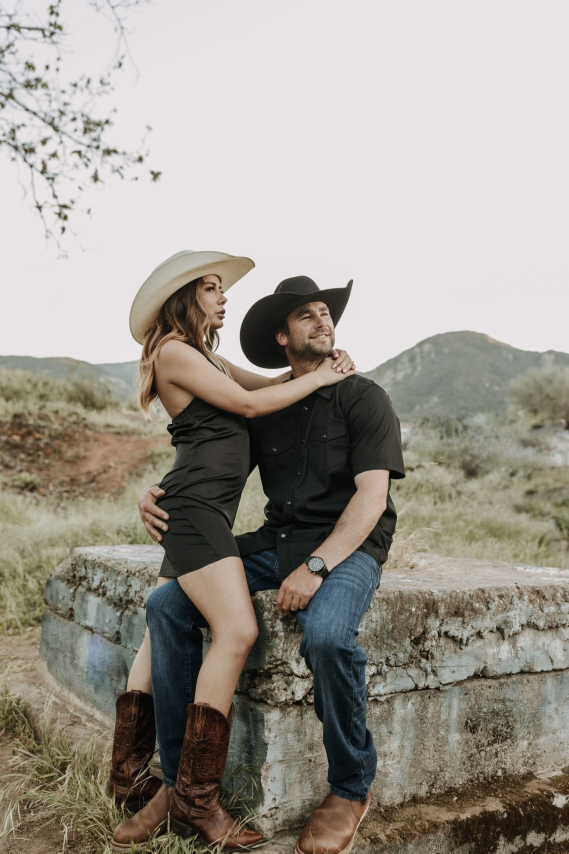
#> input picture backend/compose-engine/test-data/0C1A6965-scaled.jpg, 1707 x 2560 px (shown at 1/3 size); its folder holds only this picture in this run
$ python -i gpu_effects.py   (imports and definitions only)
#> lines starting #> are read from the running program, lines starting #| are printed output that depends on the picture
"""
GPU-Accelerated Effects for Slideshow V2.

Uses CuPy for GPU-accelerated image processing when available,
with NumPy fallback for CPU-only environments.

Effects include:
- Color grading
- Vignette
- Film grain
- Beat flash
- Glow/bloom
- Motion blur
"""

import logging
from typing import Optional, Tuple, Dict, Any, List
import numpy as np
from functools import lru_cache

logger = logging.getLogger(__name__)

# Try to import CuPy for GPU acceleration
# [8 lines not run here, left out]


def get_array_module():
    """Get the appropriate array module (cupy or numpy)."""
    return cp if GPU_AVAILABLE else np


# [12 lines left out: functions to_gpu, to_cpu, not called in this run]


class GPUEffects:
    """
    GPU-accelerated visual effects processor.

    Automatically uses GPU if available, falls back to CPU otherwise.
    All methods accept numpy arrays and return numpy arrays.
    """

    def __init__(self):
        self.xp = get_array_module()
        self._vignette_cache: Dict[Tuple[int, int, float], Any] = {}
        self._grain_seed = 42

    # =========================================================================
    # Color Grading
    # =========================================================================

    # [460 lines left out: functions apply_color_grade, _grade_vibrant, _grade_cinematic, _grade_moody, _grade_bright, _grade_warm and 15 more, not called in this run]


# Global instance
_gpu_effects: Optional[GPUEffects] = None


# [6 lines left out: function get_gpu_effects, not called in this run]

>>> import cv2
>>> picture = cv2.imread('../../../test-data/0C1A6965-scaled.jpg', cv2.IMREAD_GRAYSCALE)
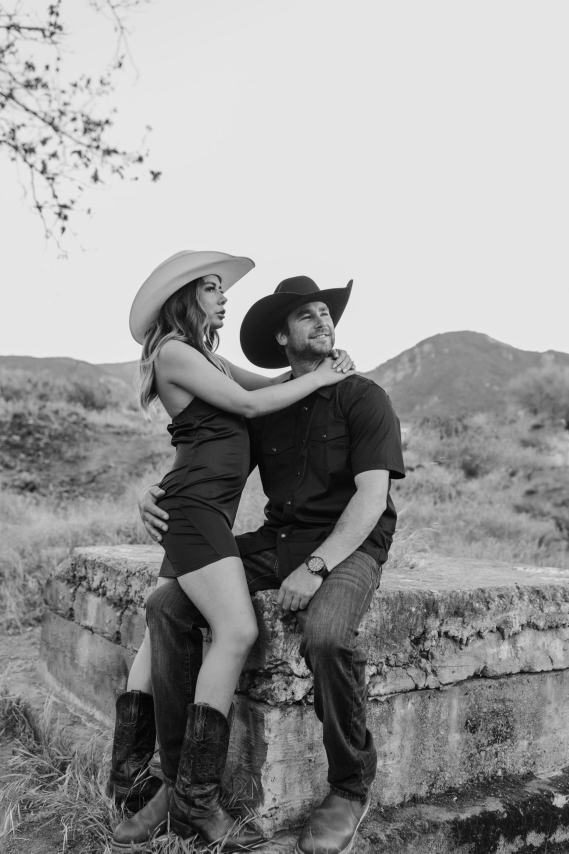
#> picture: shape (2560, 1707) (shown at 1/3 size); min 0, max 245, mean 151.4
#> (the run stopped early here; a loop or call above may not have finished)

$ run again, on backend/compose-engine/test-data/4ff14bd3fc0cb99640f90bf0566bb1da.jpg
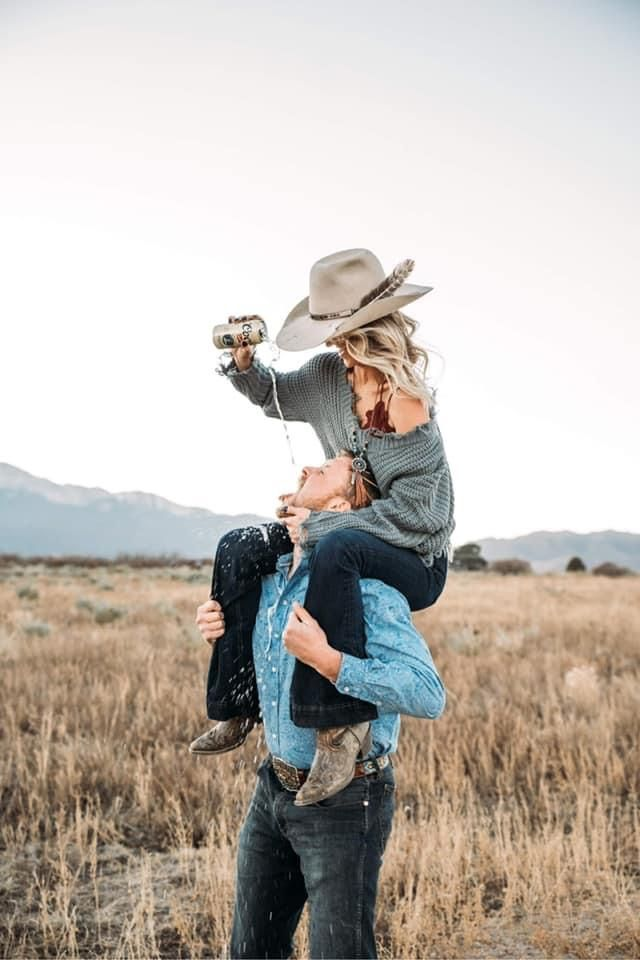
#> input picture backend/compose-engine/test-data/4ff14bd3fc0cb99640f90bf0566bb1da.jpg, 640 x 960 px
#> `picture = cv2.imread('../../../test-data/0C1A6965-scaled.jpg', cv2.IMR..`:
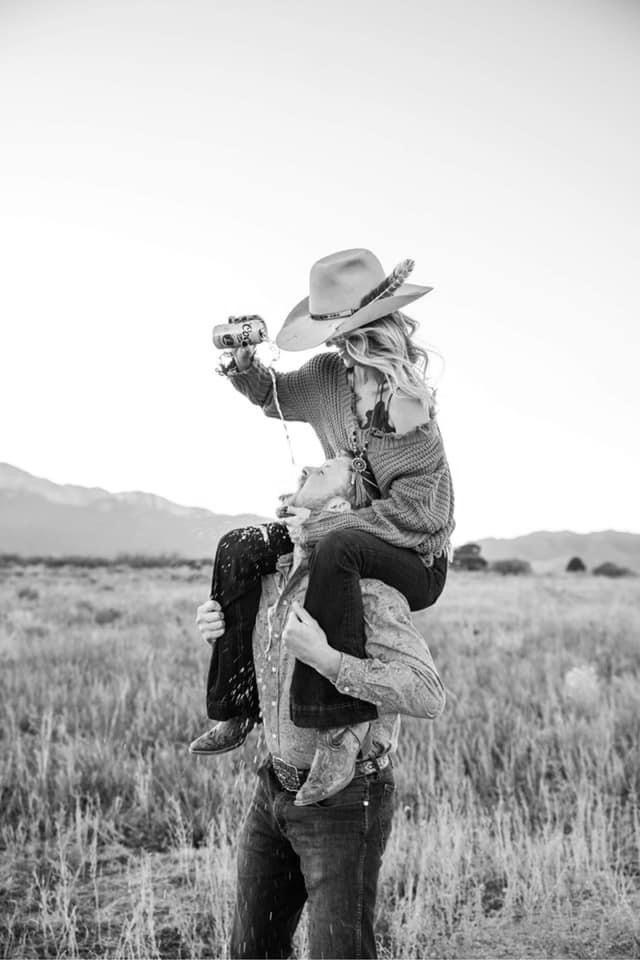
#> picture: shape (960, 640); min 0, max 255, mean 185.9

$ run again, on backend/compose-engine/test-data/8048e99f2d5753a219b9c5783708b4dd.jpg
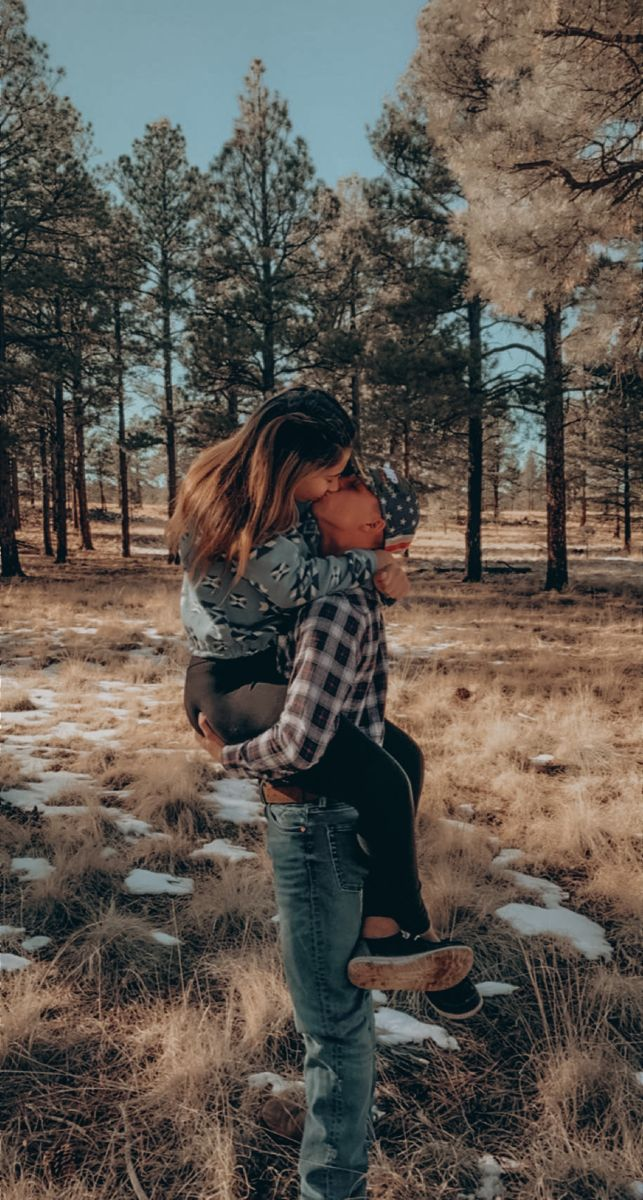
#> input picture backend/compose-engine/test-data/8048e99f2d5753a219b9c5783708b4dd.jpg, 643 x 1200 px
#> `picture = cv2.imread('../../../test-data/0C1A6965-scaled.jpg', cv2.IMR..`:
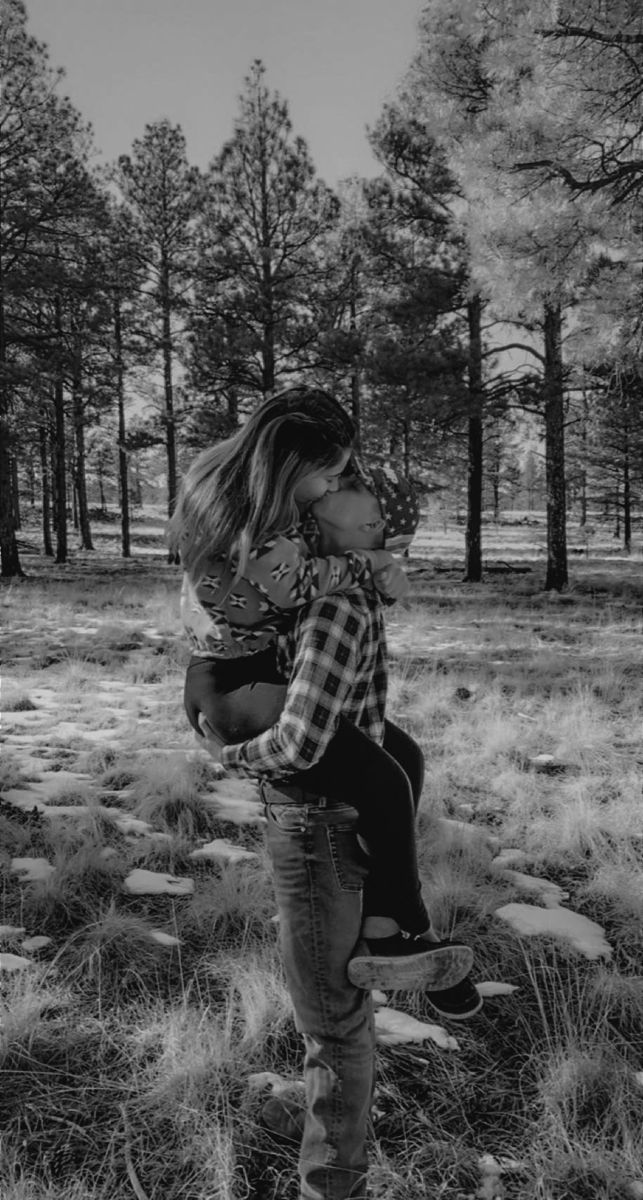
#> picture: shape (1200, 643); min 0, max 242, mean 87.7

$ run again, on backend/compose-engine/test-data/MG_4780-Edit-683x1024.jpg
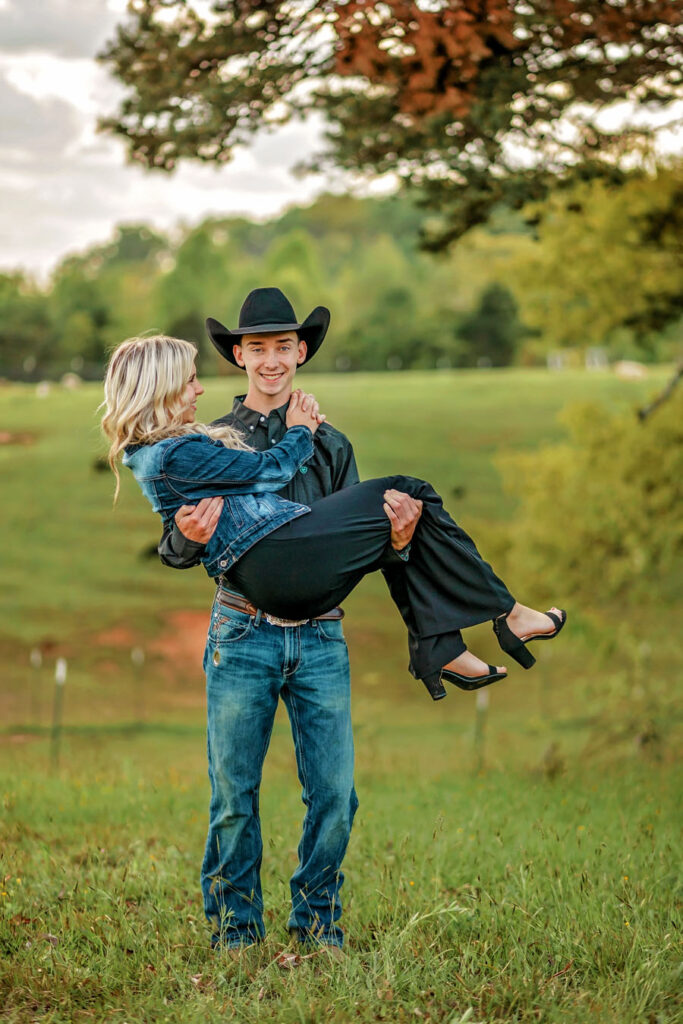
#> input picture backend/compose-engine/test-data/MG_4780-Edit-683x1024.jpg, 683 x 1024 px
#> `picture = cv2.imread('../../../test-data/0C1A6965-scaled.jpg', cv2.IMR..`:
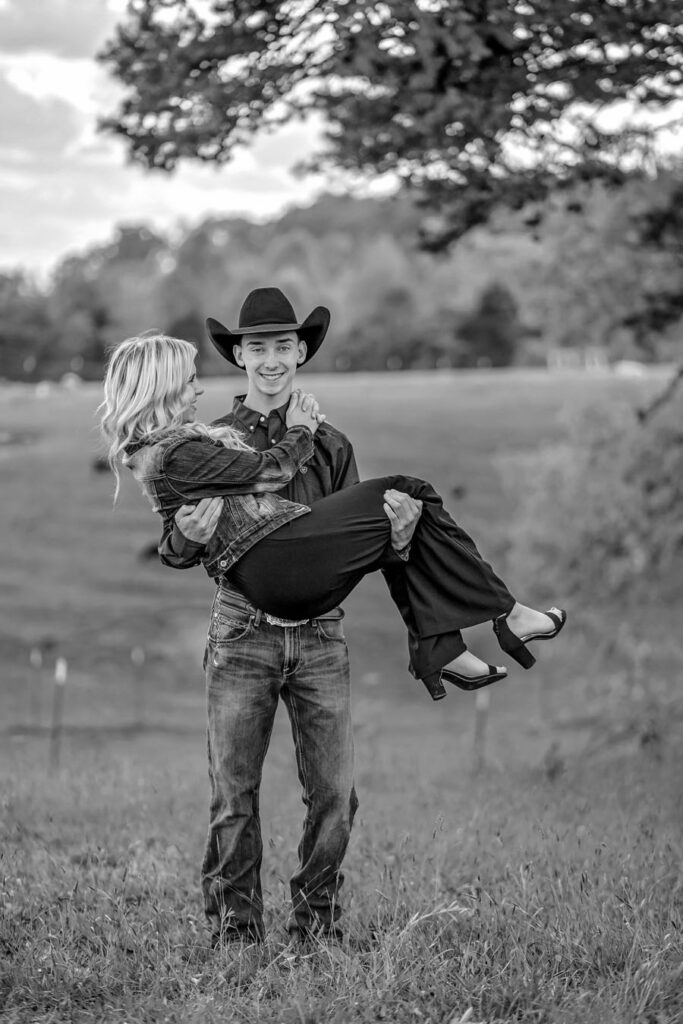
#> picture: shape (1024, 683); min 0, max 255, mean 120.7
